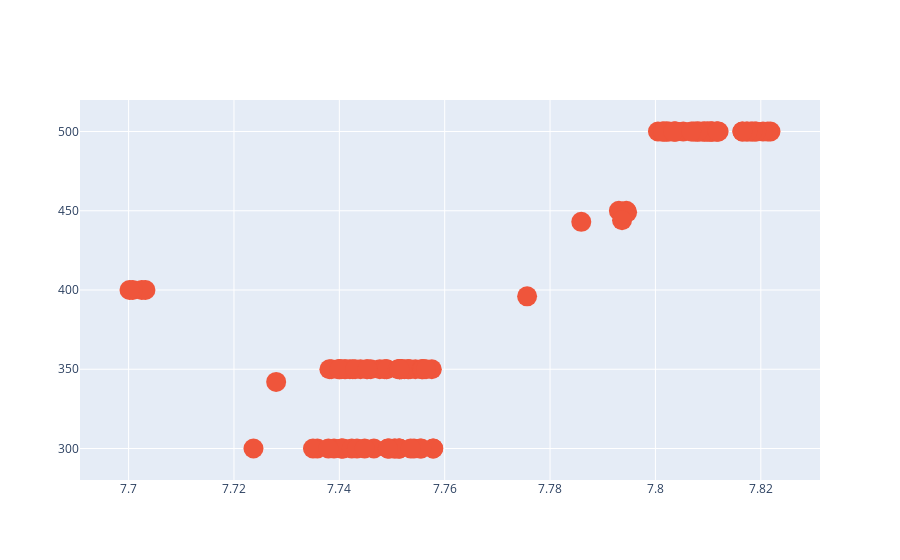

The notebook cell saved with this chart:
### Code cell
results.results_dataframe_graph(facet='activation',att=['activation', 'full','fulladd','drop','dropf','dropa','funits','lag'],count=True, threshold=7.7)
